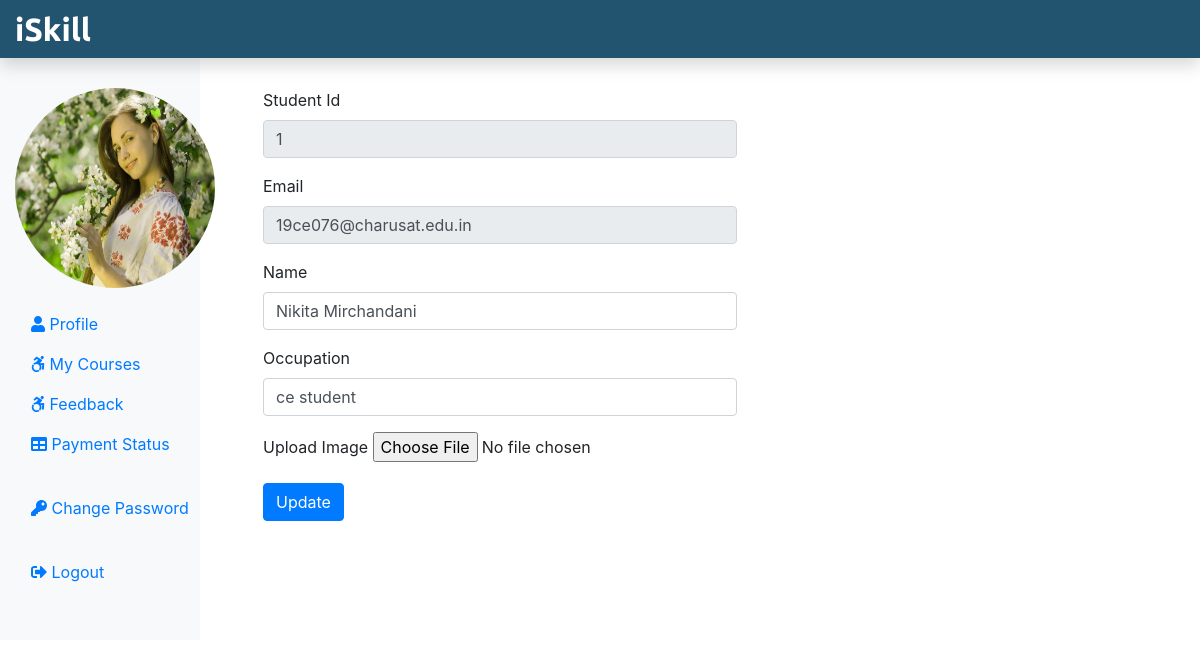
The app's page /Student/studentProfile.php (signed in) with its own data.
### tables this page shows
CREATE TABLE `tblstudent` (
  `StudentId` int(11) NOT NULL,
  `StudentEmail` varchar(255) NOT NULL,
  `StudentName` varchar(255) NOT NULL,
  `StudentOccupation` varchar(255) NOT NULL,
  `StudentImage` text NOT NULL,
  `StudentPassword` varchar(255) NOT NULL,
  `StudentConfirmPassword` varchar(255) NOT NULL
);

### Student/studentProfile.php (the view, shortened to what this page needs)
<?php
include('./stuInclude/header.php');
include_once('../dbConnection.php');
if(isset($_SESSION['is_login'])){
    $stuEmail = $_SESSION['stuLogEmail'];
}else
{
    echo "<script> location.href='../index.php'; </script>";
}
$sql = "SELECT * FROM tblStudent WHERE StudentEmail = '$stuEmail'";
$result = $conn->query($sql);
if($result->num_rows == 1){
    $row = $result->fetch_assoc();
    $stuId = $row["StudentId"];
    $stuName = $row["StudentName"];
    $stuOcc = $row["StudentOccupation"];
}
?>
<div class="col-sm-6 mt-5">
    <form method="POST" action="" class="mx-5"  enctype="multipart/form-data">
        <div class="form-group">
            <label for="stuId">Student Id</label>
            <input type="text" class="form-control" id="stuId" name="stuId" value ="<?php if(isset($stuId)){ echo $stuId;}?>" readonly>
        </div>
        <div class="form-group">
            <label for="stuEmail">Email</label>
            <input type="email" class="form-control" id="stuEmail" value ="<?php if(isset($stuEmail)){echo $stuEmail;}?>" readonly>
        </div>
        <div class="form-group">
            <label for="stuName">Name</label>
            <input type="text" class="form-control" id="stuName" name="stuName" value ="<?php if(isset($stuName)){ echo $stuName;}?>">
        </div>
        <div class="form-group">
            <label for="stuOcc">Occupation</label>
            <input type="text" class="form-control" id="stuOcc" name="stuOcc" value ="<?php if(isset($stuOcc)){ echo $stuOcc;}?>">
        </div>
        <div class="form-group">
            <label for="stuImg">Upload Image</label>
            <input type="file" name="uploadfile" value=""/>
        </div>
            <button type="submit" class="btn btn-primary" name="updateStuNameBtn">Update</button>
    </form>
</div>
<?php
    include('./stuInclude/footer.php');
?>

### Student/stuInclude/header.php (shortened to what this page needs)
<?php
include_once('../dbConnection.php');
if(isset($_SESSION['is_login'])){
    $stuLogEmail = $_SESSION['stuLogEmail'];
}
if(isset($stuLogEmail)){
    $sql = "SELECT StudentImage FROM tblStudent WHERE StudentEmail = '$stuLogEmail'";
    $result = $conn->query($sql);
    $row = $result->fetch_assoc();
    $stu_img = $row["StudentImage"];
}
?>
<!DOCTYPE html>
<html lang="en">
<head>
      <link rel="stylesheet" href="https://cdn.jsdelivr.net/npm/bootstrap@4.5.3/dist/css/bootstrap.min.css">
        <link rel = "stylesheet" href="../css/style.css"></link>
</head>
<body>
<nav class="navbar navbar-dark fixed-top flex-md-nowrap p-0 shadow" style="background-color: #225470;">
<a class="navbar-brand col-sm-3 col-md-2 mr-0" href="studentProfile.php">iSkill</a>
</nav>
<div class="container-fluid mb-5" style="margin-top:40px;">
     <div class="row">
        <nav class="col-sm-2 col-md-2 bg-light sidebar py-5 d-print-none">
             <div class="sidebar-sticky">
                 <ul class="nav flex-column">
                     <li class="nav-item mb-3">
                         <img src = "<?php echo $stu_img ?>" alt = "studentimage" class="img-thumbhnail rounded-circle" width = "200" height = "200">
                     </li>
                     <li class="nav-item">
                        <a class="nav-link <?php if(PAGE == 'profile') { echo 'active';} ?>" href="studentProfile.php">
                        <i class="fas fa-user"></i> Profile <span class="sr-only">(current)</span> </a>
                    </li>
                    <li class="nav-item">
                        <a class="nav-link" href="myCourse.php">
                        <i class="fab fa-accessible-icon"></i> My Courses </a>
                    </li>
                     <li class="nav-item">
                        <a class="nav-link" href="studentFeedback.php">
                        <i class="fab fa-accessible-icon"></i> Feedback </a>
                    </li>
                    <li class="nav-item">
                        <a class="nav-link" href="PaymentStatus.php">
                        <i class="fas fa-table"></i> Payment Status </a>
                    </li>
                    <li class="nav-item">
                        <a class="nav-link" href="studentChangePass.php">
                         <i class="fas fa-key"></i> Change Password </a>
                    </li>
                    <li class="nav-item">
                        <a class="nav-link" href="../logout.php">
                        <i class="fas fa-sign-out-alt"></i> Logout </a>
                     </li>
                </ul>
            </div>
        </nav>
</body>
</html>

### css/style.css (style rules this page uses)
.navbar-brand { font-family: 'Ubuntu', sans-serif; font-size: 2em; font-weight: bold; }

### records on screen
tblstudent: StudentImage (picture), stuId "1", stuName "Nikita Mirchandani", stuOcc "ce student"
